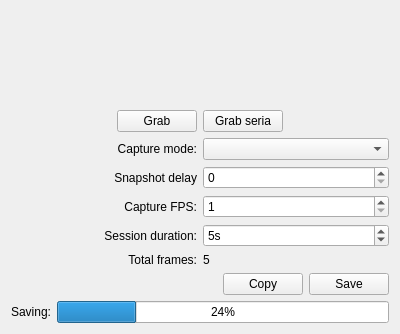
<?xml version="1.0" encoding="UTF-8"?>
<ui version="4.0">
 <class>LSGMainWindow</class>
 <widget class="QWidget" name="LSGMainWindow">
  <property name="geometry">
   <rect>
    <x>0</x>
    <y>0</y>
    <width>400</width>
    <height>334</height>
   </rect>
  </property>
  <property name="windowTitle">
   <string>LSGMainWindow</string>
  </property>
  <layout class="QGridLayout" name="gridLayout_2">
   <item row="1" column="0">
    <layout class="QHBoxLayout" name="horizontalLayout_2">
     <item>
      <spacer name="horizontalSpacer_2">
       <property name="orientation">
        <enum>Qt::Horizontal</enum>
       </property>
       <property name="sizeHint" stdset="0">
        <size>
         <width>40</width>
         <height>20</height>
        </size>
       </property>
      </spacer>
     </item>
     <item>
      <widget class="QPushButton" name="snapshotOneBtn">
       <property name="text">
        <string>Grab</string>
       </property>
      </widget>
     </item>
     <item>
      <widget class="QPushButton" name="snapshotAllBtn">
       <property name="text">
        <string>Grab seria</string>
       </property>
      </widget>
     </item>
     <item>
      <spacer name="horizontalSpacer_3">
       <property name="orientation">
        <enum>Qt::Horizontal</enum>
       </property>
       <property name="sizeHint" stdset="0">
        <size>
         <width>40</width>
         <height>20</height>
        </size>
       </property>
      </spacer>
     </item>
    </layout>
   </item>
   <item row="0" column="0">
    <widget class="QLabel" name="previewLabel">
     <property name="textFormat">
      <enum>Qt::AutoText</enum>
     </property>
     <property name="scaledContents">
      <bool>false</bool>
     </property>
    </widget>
   </item>
   <item row="2" column="0">
    <layout class="QGridLayout" name="gridLayout">
     <item row="0" column="0">
      <widget class="QLabel" name="label_3">
       <property name="text">
        <string>Capture mode:</string>
       </property>
       <property name="alignment">
        <set>Qt::AlignRight|Qt::AlignTrailing|Qt::AlignVCenter</set>
       </property>
      </widget>
     </item>
     <item row="2" column="0">
      <widget class="QLabel" name="label_2">
       <property name="text">
        <string>Capture FPS:</string>
       </property>
       <property name="alignment">
        <set>Qt::AlignRight|Qt::AlignTrailing|Qt::AlignVCenter</set>
       </property>
      </widget>
     </item>
     <item row="1" column="1">
      <widget class="QSpinBox" name="startDelaySpinBox">
       <property name="maximum">
        <number>30</number>
       </property>
      </widget>
     </item>
     <item row="1" column="0">
      <widget class="QLabel" name="label">
       <property name="text">
        <string>Snapshot delay</string>
       </property>
       <property name="alignment">
        <set>Qt::AlignRight|Qt::AlignTrailing|Qt::AlignVCenter</set>
       </property>
      </widget>
     </item>
     <item row="0" column="1">
      <widget class="QComboBox" name="modesComboBox"/>
     </item>
     <item row="3" column="0">
      <widget class="QLabel" name="label_4">
       <property name="text">
        <string>Session duration:</string>
       </property>
       <property name="alignment">
        <set>Qt::AlignRight|Qt::AlignTrailing|Qt::AlignVCenter</set>
       </property>
      </widget>
     </item>
     <item row="2" column="1">
      <widget class="QSpinBox" name="fpsSpinBox">
       <property name="minimum">
        <number>1</number>
       </property>
       <property name="maximum">
        <number>10</number>
       </property>
       <property name="value">
        <number>1</number>
       </property>
      </widget>
     </item>
     <item row="3" column="1">
      <widget class="QSpinBox" name="durationCombo">
       <property name="suffix">
        <string>s</string>
       </property>
       <property name="minimum">
        <number>1</number>
       </property>
       <property name="maximum">
        <number>600</number>
       </property>
       <property name="value">
        <number>5</number>
       </property>
      </widget>
     </item>
     <item row="4" column="0">
      <widget class="QLabel" name="totalCountInfoLabel">
       <property name="text">
        <string>Total frames:</string>
       </property>
       <property name="alignment">
        <set>Qt::AlignRight|Qt::AlignTrailing|Qt::AlignVCenter</set>
       </property>
      </widget>
     </item>
     <item row="4" column="1">
      <widget class="QLabel" name="totalCountLabel">
       <property name="text">
        <string>5</string>
       </property>
      </widget>
     </item>
    </layout>
   </item>
   <item row="5" column="0">
    <layout class="QHBoxLayout" name="horizontalLayout">
     <item>
      <spacer name="horizontalSpacer">
       <property name="orientation">
        <enum>Qt::Horizontal</enum>
       </property>
       <property name="sizeHint" stdset="0">
        <size>
         <width>40</width>
         <height>20</height>
        </size>
       </property>
      </spacer>
     </item>
     <item>
      <widget class="QPushButton" name="copyButton">
       <property name="text">
        <string>Copy</string>
       </property>
      </widget>
     </item>
     <item>
      <widget class="QPushButton" name="saveButton">
       <property name="text">
        <string>Save</string>
       </property>
      </widget>
     </item>
    </layout>
   </item>
   <item row="6" column="0">
    <layout class="QHBoxLayout" name="horizontalLayout_3">
     <item>
      <widget class="QLabel" name="progressLabel">
       <property name="text">
        <string>Saving:</string>
       </property>
      </widget>
     </item>
     <item>
      <widget class="QProgressBar" name="progressBar">
       <property name="value">
        <number>24</number>
       </property>
      </widget>
     </item>
    </layout>
   </item>
  </layout>
 </widget>
 <layoutdefault spacing="6" margin="11"/>
 <resources/>
 <connections/>
</ui>
